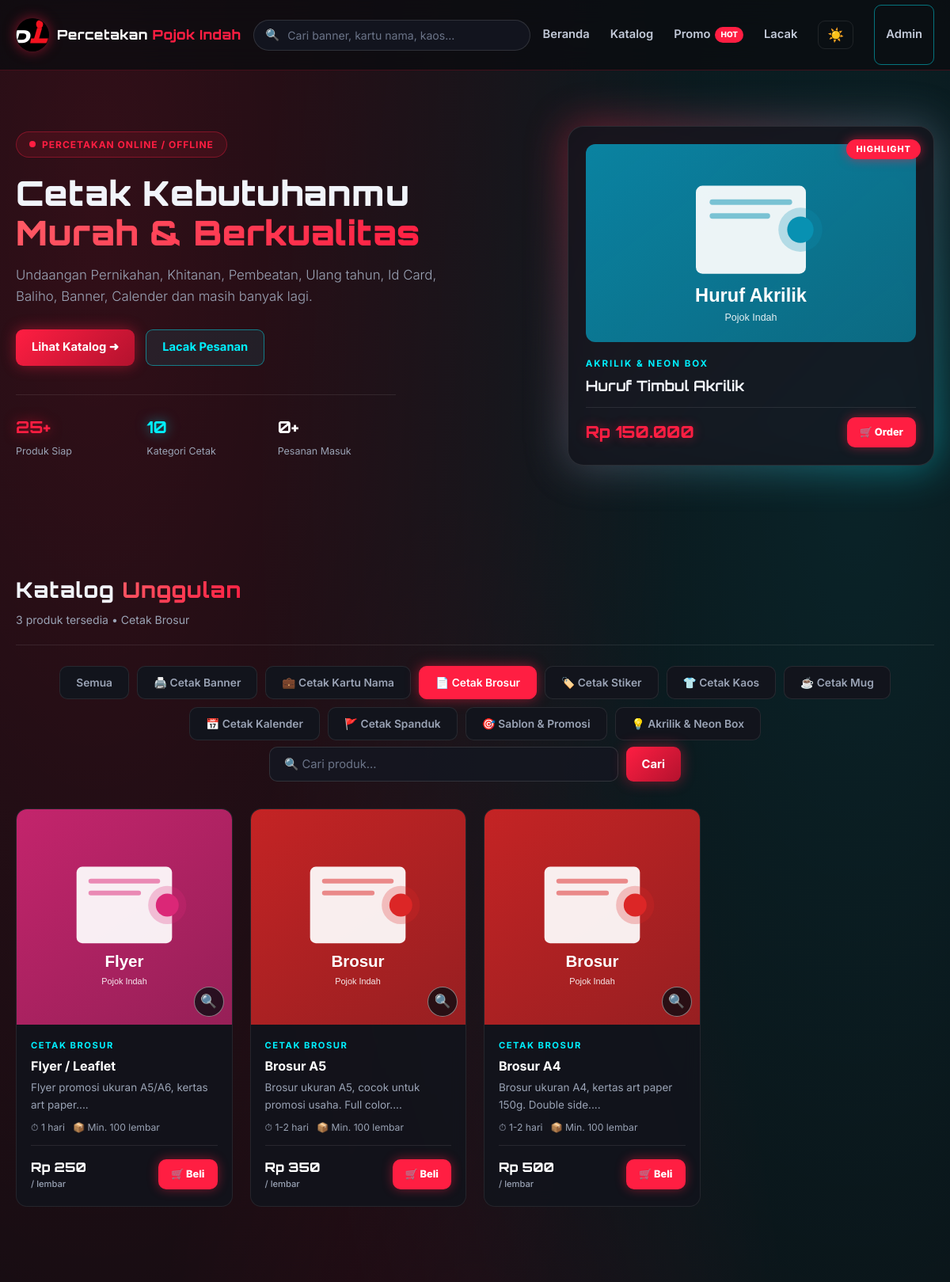
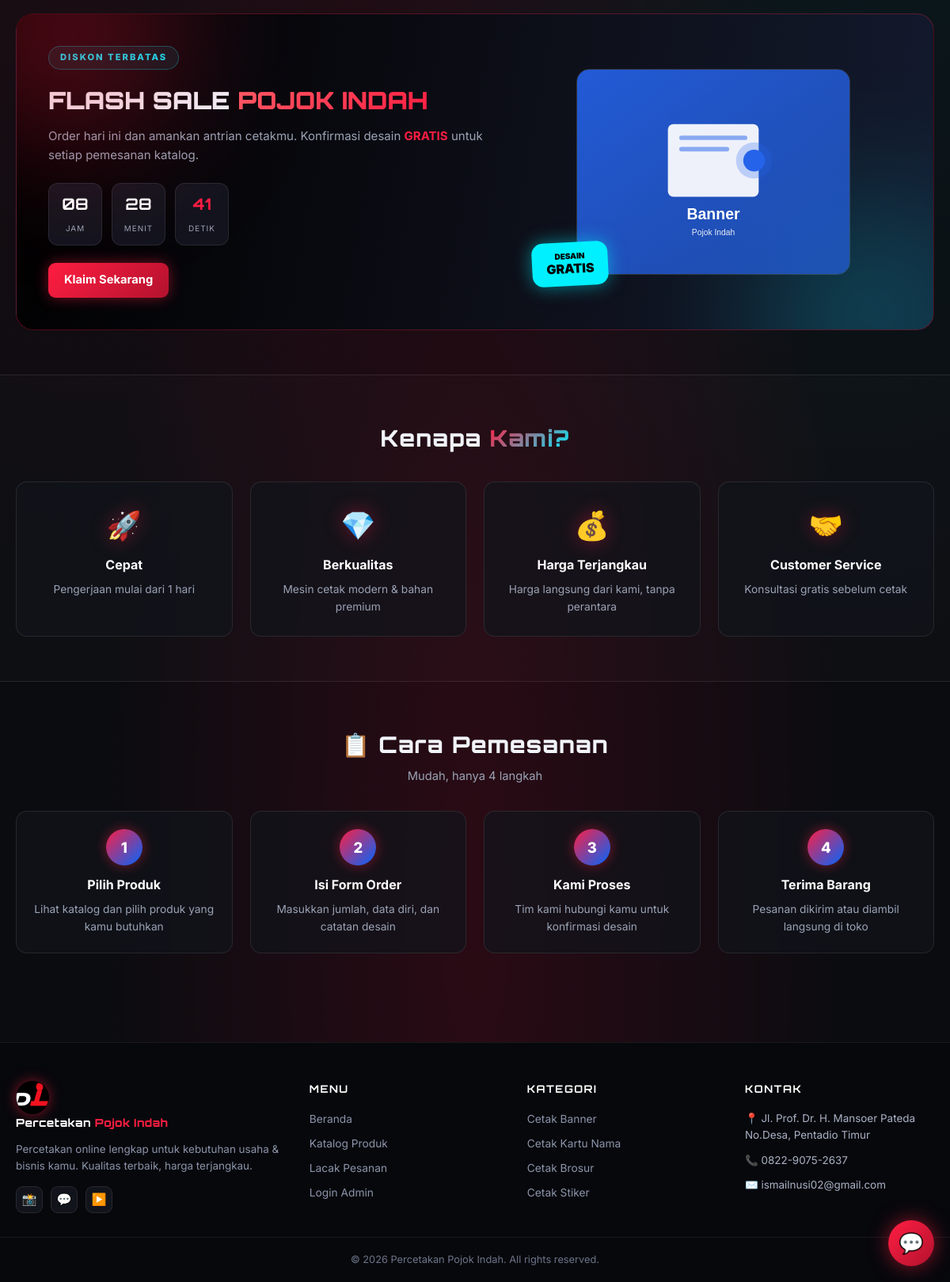
Page /?kat=3 on the committed database (2 pictures, top to bottom).
### tables this page shows
CREATE TABLE IF NOT EXISTS produk (
    id INT AUTO_INCREMENT PRIMARY KEY,
    id_kategori INT NOT NULL,
    nama_produk VARCHAR(200) NOT NULL,
    deskripsi TEXT,
    harga DECIMAL(12,0) NOT NULL DEFAULT 0,
    satuan VARCHAR(50) DEFAULT 'pcs',
    stok INT DEFAULT 0,
    minimal_order INT DEFAULT 1,
    waktu_pengerjaan VARCHAR(100) DEFAULT '1-2 hari',
    gambar VARCHAR(500) DEFAULT 'default.png',
    is_unggulan TINYINT(1) DEFAULT 0,
    is_aktif TINYINT(1) DEFAULT 1,
    created_at TIMESTAMP DEFAULT CURRENT_TIMESTAMP,
    FOREIGN KEY (id_kategori) REFERENCES kategori(id) ON DELETE CASCADE
);

CREATE TABLE IF NOT EXISTS kategori (
    id INT AUTO_INCREMENT PRIMARY KEY,
    nama_kategori VARCHAR(100) NOT NULL UNIQUE,
    icon VARCHAR(20) DEFAULT '📦',
    created_at TIMESTAMP DEFAULT CURRENT_TIMESTAMP
);

### index.php (the view, shortened to what the rows shown need)
<?php
include 'config.php';
require 'funcs/gambar.php';
$where = "AND p.is_aktif = 1";
$kat_dipilih = 0;
if (isset($_GET['kat']) && is_numeric($_GET['kat'])) {
    $kat_dipilih = max(0, intval($_GET['kat']));
    if ($kat_dipilih > 0) {
        $where .= " AND p.id_kategori = $kat_dipilih";
    }
}
$per_halaman = 12;
$row_total = q_row("SELECT COUNT(*) as jml FROM produk p WHERE 1 $where");
$total = $row_total ? (int)$row_total['jml'] : 0;
$total_halaman = max(1, (int)ceil($total / $per_halaman));
$hal = isset($_GET['hal']) ? max(1, intval($_GET['hal'])) : 1;
$hal = min($hal, $total_halaman);
$offset = ($hal - 1) * $per_halaman;
$produk = q("SELECT p.*, k.nama_kategori, k.icon, k.id as kid
    FROM produk p JOIN kategori k ON p.id_kategori = k.id
    WHERE 1 $where
    ORDER BY p.is_unggulan DESC, p.id DESC
    LIMIT $offset, $per_halaman");
$rows = array();
if ($produk) {
    while ($r = $produk->fetch_assoc()) {
        $rows[] = $r;
    }
}
$gal_map = array();
$highlight = q_row("SELECT p.*, k.nama_kategori FROM produk p JOIN kategori k ON p.id_kategori = k.id WHERE p.is_unggulan = 1 AND p.is_aktif = 1 ORDER BY p.id DESC LIMIT 1");
$nama_kategori = '';
if ($kat_dipilih > 0) {
    $r = q_row("SELECT nama_kategori FROM kategori WHERE id = $kat_dipilih");
    $nama_kategori = $r ? $r['nama_kategori'] : '';
}
$kat_populer = q("SELECT * FROM kategori ORDER BY id ASC LIMIT 4");
?>
<!DOCTYPE html>
<html lang="id">
<head>
    <link rel="stylesheet" href="assets/css/style.css?v=<?= filemtime('assets/css/style.css') ?>">
</head>
<body class="<?= $APP_TEMA === 'terang' ? 'terang' : '' ?>">
<main>
    <section class="hero">
        <div class="container hero-grid">
            <div>
                <h1>Cetak Kebutuhanmu<br><span class="text-gradient-red">Murah &amp; Berkualitas</span></h1>
            </div>
            <?php if ($highlight): ?>
            <div class="hero-highlight">
                <div class="highlight-card">
                    <span class="highlight-tag">Highlight</span>
                    <img class="zoomable" src="<?= get_gambar_src($highlight) ?>" alt="<?= htmlspecialchars($highlight['nama_produk']) ?>" data-imgs="<?= htmlspecialchars(json_encode(array(get_gambar_src($highlight))), ENT_QUOTES, 'UTF-8') ?>" data-title="<?= htmlspecialchars($highlight['nama_produk']) ?>" title="Klik untuk memperbesar" style="cursor:zoom-in" onerror="this.onerror=null;this.src='assets/img/default.png'">
                    <div class="highlight-cat"><?= htmlspecialchars($highlight['nama_kategori']) ?></div>
                    <h3><?= htmlspecialchars($highlight['nama_produk']) ?></h3>
                    <div class="highlight-foot">
                        <div class="highlight-price"><?= rupiah($highlight['harga']) ?></div>
                        <a href="order.php?produk=<?= $highlight['id'] ?>" class="btn-buy">🛒 Order</a>
                    </div>
                </div>
            </div>
            <?php endif; ?>
        </div>
    </section>
    <section class="section" id="katalog">
        <div class="container">
            <div class="catalog-head">
                <div>
                    <h2>Katalog <span class="text-gradient-red">Unggulan</span></h2>
                    <p><?= $total ?> produk tersedia<?= $nama_kategori ? ' • ' . htmlspecialchars($nama_kategori) : '' ?></p>
                </div>
            </div>
            <?php include 'partials/category_pills.php'; ?>
            <?php if (!empty($rows)): ?>
                <div class="grid grid-4">
                    <?php foreach ($rows as $p): ?>
                        <div class="card">
                            <div class="card-image">
                                <?php $glist = (isset($gal_map[$p['id']]) && $gal_map[$p['id']]) ? $gal_map[$p['id']] : array(get_gambar_src($p)); ?>
                                <?php $gjson = htmlspecialchars(json_encode($glist), ENT_QUOTES, 'UTF-8'); ?>
                                <img class="card-photo zoomable" src="<?= get_gambar_src($p) ?>" alt="<?= htmlspecialchars($p['nama_produk']) ?>" data-imgs="<?= $gjson ?>" data-title="<?= htmlspecialchars($p['nama_produk']) ?>" title="Klik untuk memperbesar" onerror="this.onerror=null;this.src='assets/img/default.png'">
                                <button type="button" class="card-zoom" data-imgs="<?= $gjson ?>" data-title="<?= htmlspecialchars($p['nama_produk']) ?>" title="Perbesar gambar">🔍</button>
                            </div>
                            <div class="card-body">
                                <div class="card-cat"><?= htmlspecialchars($p['nama_kategori']) ?></div>
                                <h3 class="card-title"><a href="product.php?id=<?= $p['id'] ?>"><?= htmlspecialchars($p['nama_produk']) ?></a></h3>
                                <p class="card-desc"><?= htmlspecialchars(mb_substr(str_replace(array("\r", "\n"), ' ', teks_db($p['deskripsi'] ?? '')), 0, 70)) ?>...</p>
                                <div class="card-meta">
                                    <span>⏱ <?= htmlspecialchars($p['waktu_pengerjaan']) ?></span>
                                    <span>📦 Min. <?= $p['minimal_order'] ?> <?= htmlspecialchars($p['satuan']) ?></span>
                                </div>
                                <div class="card-foot">
                                    <div class="card-price"><?= rupiah($p['harga']) ?><small>/ <?= htmlspecialchars($p['satuan']) ?></small></div>
                                    <a href="order.php?produk=<?= $p['id'] ?>" class="btn-buy">🛒 Beli</a>
                                </div>
                            </div>
                        </div>
                    <?php endforeach; ?>
                </div>
            <?php endif; ?>
        </div>
    </section>
    <section class="section" id="promo">
        <div class="container">
            <div class="promo-banner">
                <div>
                    <h2>FLASH SALE <span class="text-gradient-red">POJOK INDAH</span></h2>
                </div>
            </div>
        </div>
    </section>
    <section class="section features">
        <div class="container">
            <div class="section-head">
                <h2>Kenapa <span class="text-gradient-red-blue">Kami?</span></h2>
            </div>
        </div>
    </section>
    <section class="section howto">
        <div class="container">
            <div class="section-head">
                <h2>📋 Cara Pemesanan</h2>
            </div>
        </div>
    </section>
</main>
<footer class="site-footer" id="kontak">
    <div class="container footer-grid">
        <div>
            <h4>Kategori</h4>
            <?php if ($kat_populer): while ($kp = $kat_populer->fetch_assoc()): ?>
                <a href="index.php?kat=<?= (int)$kp['id'] ?>"><?= htmlspecialchars($kp['nama_kategori']) ?></a>
            <?php endwhile; endif; ?>
        </div>
    </div>
</footer>
</body>
</html>

### partials/category_pills.php (shortened to what the rows shown need)
<?php
$kategori = q("SELECT * FROM kategori ORDER BY id ASC");
?>
<ul class="category-pills">
    <?php if ($kategori): while ($k = $kategori->fetch_assoc()): ?>
        <li>
            <a href="?kat=<?= (int)$k['id'] ?>" class="<?= (isset($_GET['kat']) && $_GET['kat'] == $k['id']) ? 'active' : '' ?>">
                <?= htmlspecialchars($k['icon'] ?? '') ?> <?= htmlspecialchars($k['nama_kategori']) ?>
            </a>
        </li>
    <?php endwhile; endif; ?>
</ul>

### rows in the picture
produk: id_kategori.nama_kategori "AKRILIK & NEON BOX", nama_produk "Huruf Timbul Akrilik", harga "Rp 150.000"
kategori: nama_kategori "Cetak Brosur", icon "📄"
kategori: icon "🖨️", nama_kategori "Cetak Banner"
kategori: icon "💼", nama_kategori "Cetak Kartu Nama"
kategori: icon "🏷️", nama_kategori "Cetak Stiker"
kategori: icon "👕", nama_kategori "Cetak Kaos"
kategori: icon "☕", nama_kategori "Cetak Mug"
kategori: icon "📅", nama_kategori "Cetak Kalender"
kategori: icon "🚩", nama_kategori "Cetak Spanduk"
kategori: icon "🎯", nama_kategori "Sablon & Promosi"
kategori: icon "💡", nama_kategori "Akrilik & Neon Box"
produk: gambar+id (picture), id_kategori.nama_kategori "CETAK BROSUR", nama_produk "Flyer / Leaflet", deskripsi "Flyer promosi ukuran A5/A6, kertas art paper.", waktu_pengerjaan "1 hari", minimal_order "100", satuan "lembar", harga "Rp 250"
produk: id_kategori.nama_kategori "CETAK BROSUR", nama_produk "Brosur A5", deskripsi "Brosur ukuran A5, cocok untuk promosi usaha. Full color.", waktu_pengerjaan "1-2 hari", minimal_order "100", satuan "lembar", harga "Rp 350"
produk: id_kategori.nama_kategori "CETAK BROSUR", nama_produk "Brosur A4", deskripsi "Brosur ukuran A4, kertas art paper 150g. Double side.", waktu_pengerjaan "1-2 hari", minimal_order "100", satuan "lembar", harga "Rp 500"

### other values in the picture
$stat_produk "25"
$stat_kat "10"
$stat_order "0"
$total "3"
